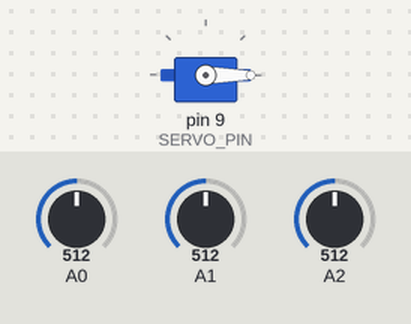
A sketch run on a simulated Arduino Uno, built with avr-gcc and run on an emulated ATmega328P. Parts: servo. The inputs (shaded band) are chosen by the test bench; at power-on: A0 = 512, A1 = 512, A2 = 512.

Above: at 0.1 s.
At 10.35 s:
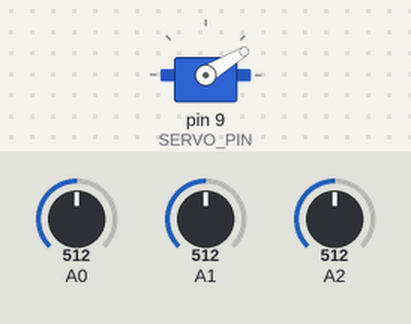
At 21.1 s:
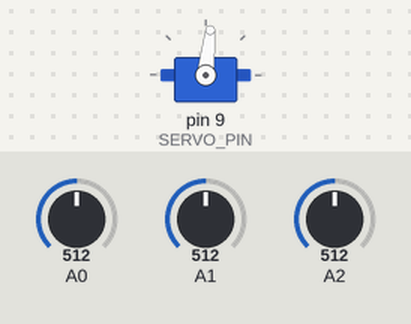
At 39.73 s:
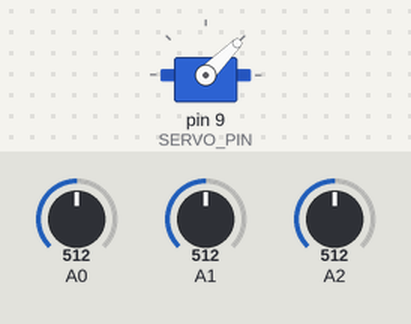
Timing chart, 0 to 40.0 s (numbered marks = the images above):
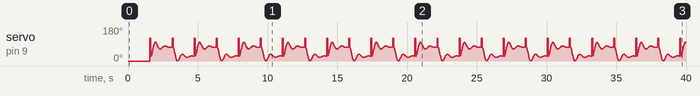

The sketch:

PID_Main.ino
```cpp
// Josh top begin
#include <Servo.h>
#define ARRAY_LENGTH 150
#define INITIAL_ANGLE 0
#define SERVO_PIN 9
#define MAX_OUTPUT 120
#define MIN_OUTPUT 0
#include "controller.h"

void output_to_servo();
Servo arms;
int moving_up_or_down = 1;

int output_angle[150];
// Josh top end

Controller ctrl;

//Ben Top Begin

int P_input;
int I_input;
int D_input;


double P_normal;
double I_normal;
double D_normal;

double start_angle = 25;
double stop_angle = 75;
//Ben End


void setup() {
  // put your setup code here, to run once:

// Hello From Ben
// Setup Josh begin
  arms.attach(SERVO_PIN);
  arms.write(INITIAL_ANGLE);
// Setup Josh end
}

void loop() {
  // put your main code here, to run repeatedly:

//Ben Start
P_input = analogRead(A0);
I_input = analogRead(A1);
D_input = analogRead(A2);

if(P_input > 1000){ P_input = 1000; }
if(I_input > 1000){ I_input = 1000; }
if(D_input > 1000){ D_input = 1000; }

P_normal = P_input / 1000.0;
I_normal = I_input / 1000.0;
D_normal = D_input / 1000.0;


ctrl.output(output_angle);

if (moving_up_or_down == 1){
  ctrl.simulateP(1, 0, 0, start_angle, stop_angle);
  moving_up_or_down = 0;
} else if (moving_up_or_down == 0){
  ctrl.simulateP(1, 0, 0, stop_angle, start_angle);
  moving_up_or_down = 1;
}

//Ben Stop


// Loop Josh begin
  // copy Ari's array to output_angle


  output_to_servo();
// Loop Josh end
}

// Josh output function begin
void output_to_servo()
{
  int output = 0;

    for (int i = 0; i <= ARRAY_LENGTH; i++)
    {
      output = output_angle[i];

      if (output >= MAX_OUTPUT)
      {
        output = MAX_OUTPUT;
      }
      if (output <= MIN_OUTPUT)
      {
        output = MIN_OUTPUT;
      }

      arms.write(output);
      delay(10 );
    }
  return;
}
// Josh output function end
```

controller.cpp
```cpp
//
// Created by becke on 2025/08/02.
//

#include "controller.h"


Controller::Controller() = default;
```

controller.h
```cpp
//
// Created by becke on 2025/08/02.
//

#ifndef CONTROLLER_H
#define CONTROLLER_H


class Controller {

public:
    Controller();
    void simulate(double const kpNew, double const kiNew, double const kdNew, double const start, double const end) {
        position = start;
        destination = end;
        kp = kpNew; kd = kdNew; ki = kiNew;
        timestep = 0;
        while (timestep < 1500) {
            update();
            timestep ++;
        }
    };


    void simulateP(double const kpNew, double const kiNew, double const kdNew, double const start, double const end) {
        position = start;
        destination = end;
        if (kpNew < 0) kp = 0;
        if (kdNew < 0) kd = 0;
        if (kiNew < 0) ki = 0;
        if (kiNew > 1) ki = 1;
        if (kpNew > 1) kp = 1;
        if (kdNew > 1) kd = 1;

        kp = (kpNew * 17) + 5;
        kd = (kdNew * 4) + 1.1;
        ki = kiNew * 5;


        timestep = 0;
        while (timestep < length) {
            update();
            timestep ++;
        }
    };


    void output(int * destination) {
        for (int i = 0; i < length/2; ++i) {
            destination[i] = (int)previousPositions[2*i];
        }

    }

protected:

    static const int length = 300;
    const double mass = 1;
    double friction{1.1};
    double destination{60};
    double position{20};
    double velocity{0};
    double acceleration{0};
    double cumulative{0};
    double lastError{0};

    double kp{5}, ki{1}, kd{1.1};
    double dt {0.01};


    int timestep{0};
    double previousPositions [length] {0};


    void update() {
        double error = destination - position;

        double proportional = error * kp;
        cumulative += error * dt;
        double integral = cumulative * ki;

        double d_error = (error - lastError) / dt;
        double derivative = kd * d_error;

        double force = proportional + integral + derivative - friction * velocity;

        acceleration = force / mass;
        velocity += acceleration * dt;
        position += velocity * dt;

        previousPositions[timestep] = position;
        //previousVelocities[timestep] = velocity;
        //previousAccelerations[timestep] = acceleration;

        lastError = error;
    }


};


#endif //CONTROLLER_H
```
